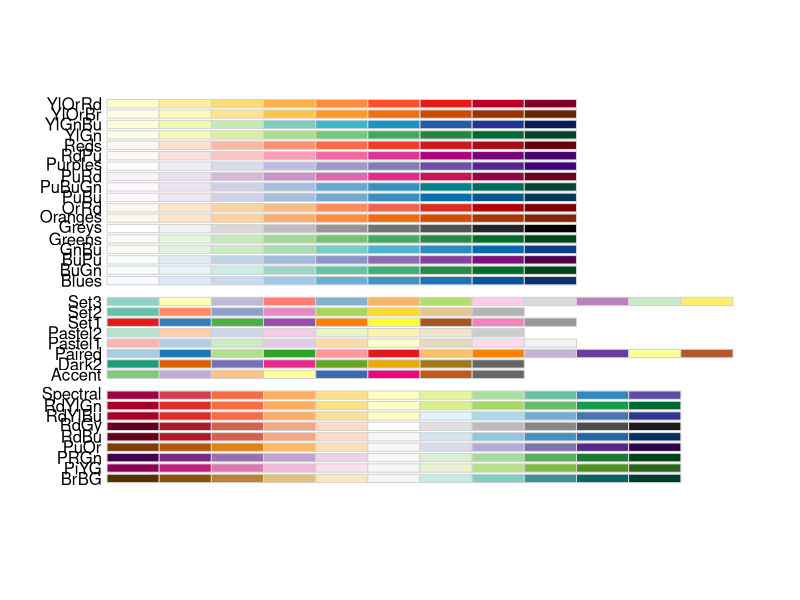
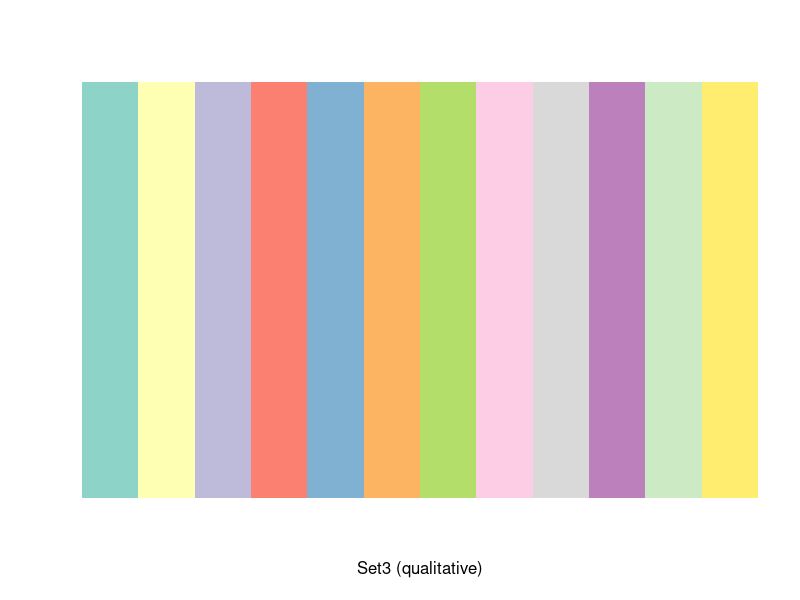
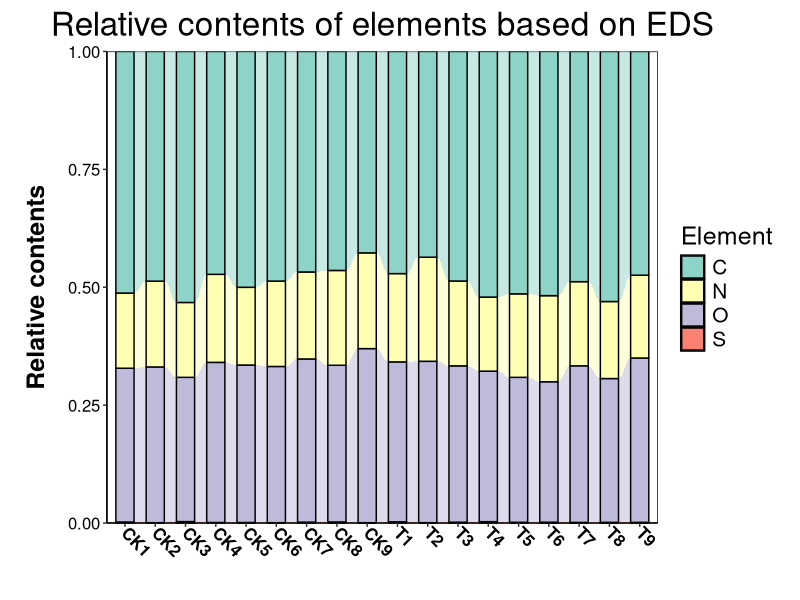
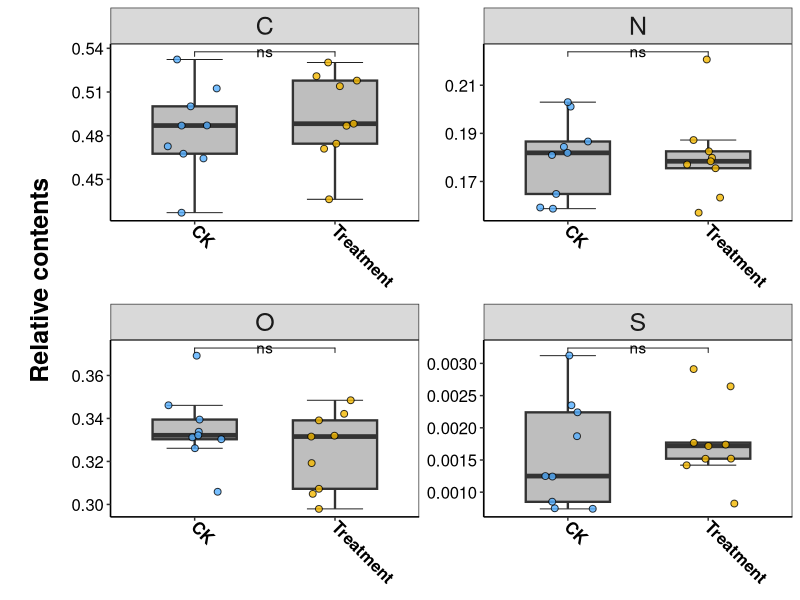
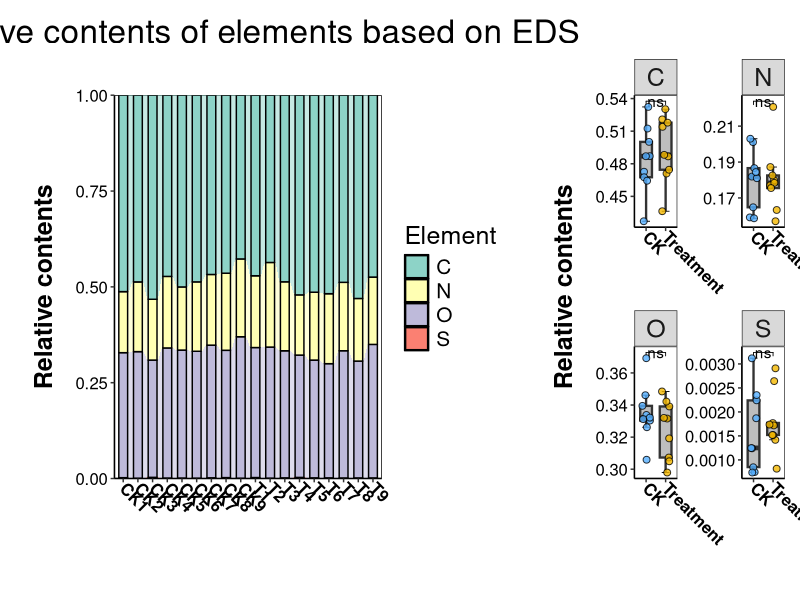

Reproduce these figures in R, in order.

rm(list=ls())
library(RColorBrewer)
display.brewer.all()
display.brewer.pal(12,'Set3')
brewer.pal(12,'Set3')
Palette<-c(brewer.pal(4,'Set3'))


#FigureS1B
abundance <- read.table("EDS.txt",header = TRUE, row.names = 1, sep = "\t")
abundance <- as.matrix(abundance)

f.abundance <-abundance

CT_EDS_f.abundance<-f.abundance/100



library(reshape2)
taxon <- melt(CT_EDS_f.abundance)
colnames(taxon) <- c("Element","variable","value")
library(ggplot2)
library(ggalluvial)

p <- ggplot(data = taxon,aes(x = variable, y = value, alluvium = Element, stratum = Element))
p1 <- p + geom_alluvium(aes(fill = Element),alpha = .5,width = 0.6) + 
  geom_stratum(aes(fill = Element),width = 0.6)
p2 <- p1 + ylab(label = "Relative contents") + xlab(label = "")
p3 <- p2 + scale_fill_manual(values = Palette) +
  theme_bw()+ theme(panel.grid=element_blank()) + 
  theme(panel.border = element_blank()) +
  theme(panel.background=element_rect(fill='transparent', color='black'),plot.margin = unit(c(3,5,1,1),"mm")) +
#p4 <- p3 
 theme(axis.text.x=element_text(colour="black",size=12,face = "bold",angle = -45,vjust = 0.5,hjust = 0)) + 
 theme(axis.text.y=element_text(colour = "black",size = 12)) + 
  theme(axis.line = element_line(colour = "black"))+
 theme(axis.title.y = element_text(size = 18,face = "bold",margin = unit(c(0,1,0,1),"lines")))+
  scale_y_continuous(expand = c(0,0))
p5 <- p3 + theme(legend.text = element_text(colour = "black",size = 15)) + 
  theme(legend.title = element_text(size = 18,colour = "black")) + 
  labs(title = "Relative contents of elements based on EDS")+
  theme(text=element_text(size=20))+
  theme(plot.title = element_text(hjust = 0.5)) 
  #theme(text = element_text(family = "Times"))
p5
#导出PDF_5*8inchs








#FigureS1C
taxon$Groups<-ifelse(substr(taxon$variable,start = 1,stop = 2)=="CK","CK","Treatment") #前两位字符是CK的Group写为CK，否则为Treatment



library(ggplot2)
library(ggpubr)
wbwPalette <- c("#55AFFF", "#F4B800")



compaired <- list(c('CK', 'Treatment'))


p6<- ggplot(taxon, aes(Groups, value)) + 
  stat_boxplot(geom = 'errorbar', width = 0.4, size=0.3) + 
  geom_boxplot(fill= "gray", width = 0.6, outlier.colour = NA, size=0.8) + 
  stat_compare_means(comparisons = compaired, label = "p.signif", method = "t.test", vjust = 0.6) + 
  theme_bw() + theme(panel.grid.major = element_line(colour = NA), panel.grid.minor = element_blank()) + 
  geom_jitter(aes(fill = Groups), shape=21, width = 0.2, size = 2, alpha = 0.8)+ 
  scale_fill_manual(values=wbwPalette) + 
  ylab("Relative contents")+xlab(NULL)+ 
  theme(legend.position="none") + 
  facet_wrap("Element",scales = "free") +
  theme(axis.text.x=element_text(colour="black",size=12,face = "bold",angle = -45,vjust = 0.5,hjust = 0)) + 
  theme(axis.text.y=element_text(colour = "black",size = 12)) + 
  theme(axis.line = element_line(colour = "black"))+
  theme(axis.title.y = element_text(size = 18,face = "bold",margin = unit(c(0,1,0,1),"lines")))+
  theme(strip.text = element_text(size = 18))


p6


#Merge 2 pics
library(patchwork)
p7<-p5+p6+plot_layout(widths = c(16,9))

p7

#save images,9inchs*20inchs









